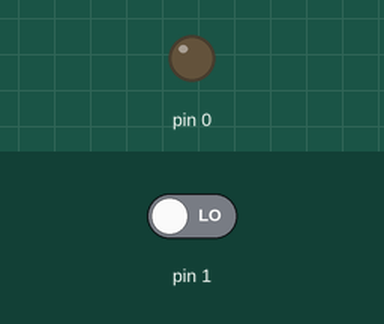
Recording of a sketch running on a simulated Arduino Uno, built with avr-gcc and run on an emulated ATmega328P. On the bench: output pins drawn as LEDs (lit = HIGH). Dashed ring = blinking. Inputs (shaded band) come from the test bench; at power-on: pin 1 LOW.

Above: at 1.2 s.
1.3 s: pin 1 driven HIGH
At 1.51 s:
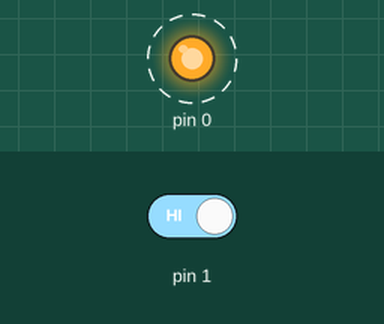
4.3 s: pin 1 driven LOW
At 4.9 s:
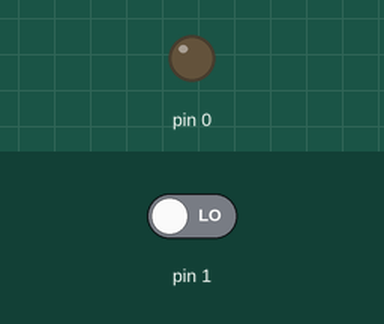
Timing chart, 0 to 7.3 s (numbered marks = the images above; inputs shaded):
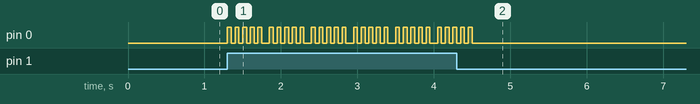

The sketch:

SH_fire_attiny_alert.ino
```cpp
byte sensor = PB1;
byte speaker = PB0;

void setup() {
  pinMode(sensor, INPUT);
  pinMode(speaker, OUTPUT);
}

void loop() {
  if (digitalRead(sensor) == 1) {
      for (byte i = 1; i <= 5; i++) {
        digitalWrite(speaker, HIGH);
        delay(50);
        digitalWrite(speaker, LOW);
        delay(50);
      }
  }

  delay(50);
}
```

Measured:
- after the input at 1.3 s, pin 0: alternates HIGH for 0.05 s and LOW for 0.05 s, starting at once
- after the input at 4.3 s, pin 0: goes on until 4.5 s, then stays LOW
